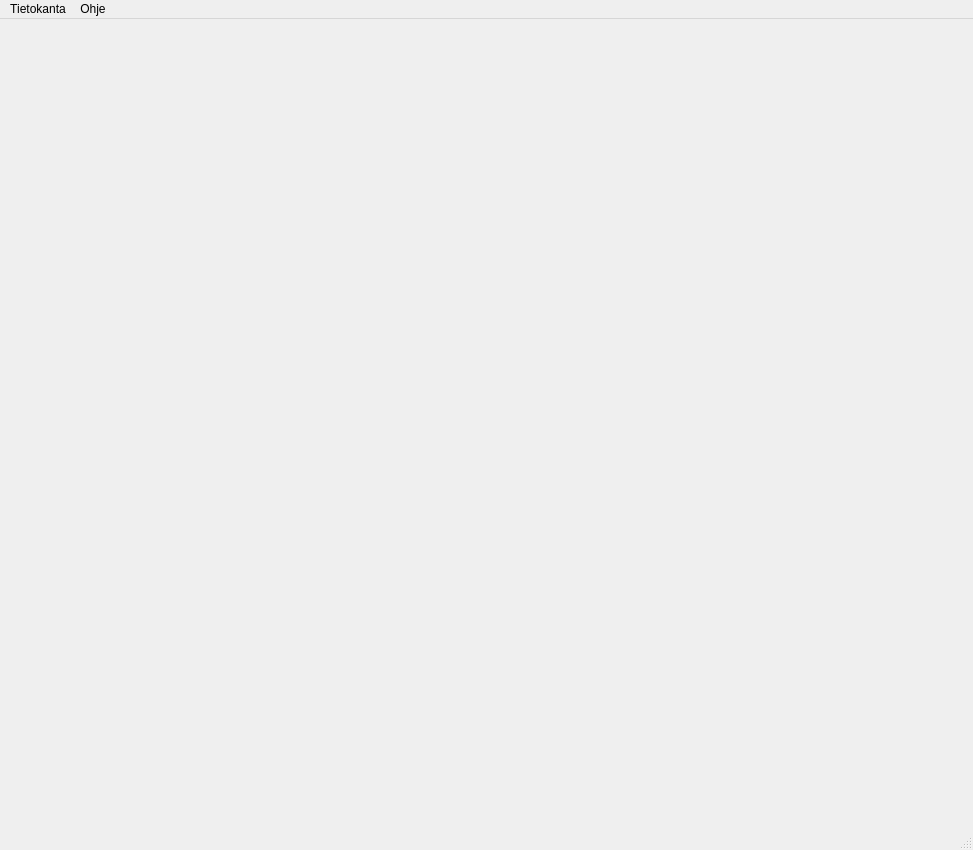
<?xml version="1.0" encoding="UTF-8"?>
<ui version="4.0">
 <class>MainWindow</class>
 <widget class="QMainWindow" name="MainWindow">
  <property name="geometry">
   <rect>
    <x>0</x>
    <y>0</y>
    <width>973</width>
    <height>850</height>
   </rect>
  </property>
  <property name="windowTitle">
   <string>MainWindow</string>
  </property>
  <widget class="QWidget" name="centralwidget">
   <layout class="QGridLayout" name="gridLayout"/>
  </widget>
  <widget class="QMenuBar" name="menubar">
   <property name="geometry">
    <rect>
     <x>0</x>
     <y>0</y>
     <width>973</width>
     <height>21</height>
    </rect>
   </property>
   <widget class="QMenu" name="menuTietokanta">
    <property name="title">
     <string>Tietokanta</string>
    </property>
    <addaction name="actionServerSettings"/>
   </widget>
   <widget class="QMenu" name="menuOhje">
    <property name="title">
     <string>Ohje</string>
    </property>
    <addaction name="actionManual"/>
    <addaction name="separator"/>
    <addaction name="actionInfo"/>
   </widget>
   <addaction name="menuTietokanta"/>
   <addaction name="menuOhje"/>
  </widget>
  <widget class="QStatusBar" name="statusbar"/>
  <action name="actionServerSettings">
   <property name="text">
    <string>Palvelinasetukset...</string>
   </property>
   <property name="toolTip">
    <string>Muuta tietokantapalvelimen asetuksia</string>
   </property>
  </action>
  <action name="actionManual">
   <property name="text">
    <string>Ohje...</string>
   </property>
  </action>
  <action name="actionInfo">
   <property name="text">
    <string>Tietoja ohjelmasta...</string>
   </property>
  </action>
 </widget>
 <resources/>
 <connections/>
</ui>
